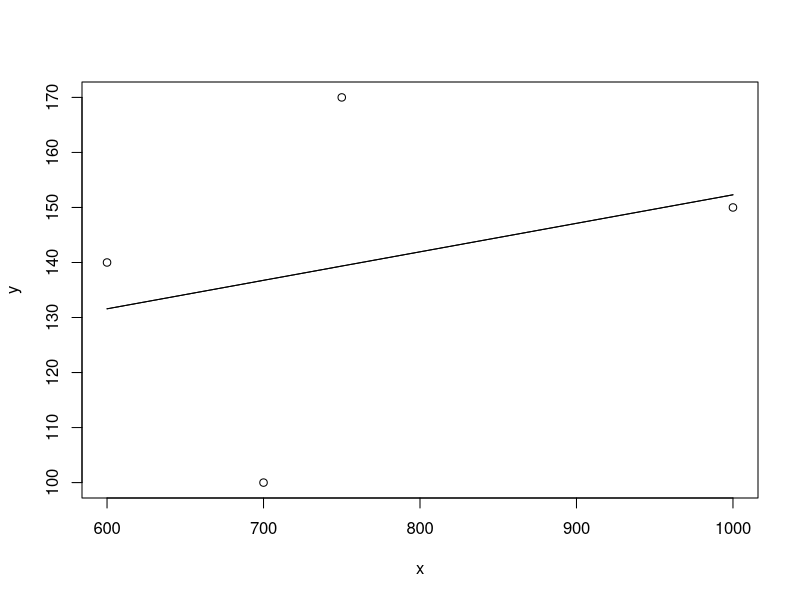

This chart was generated by the following R code:
data <- read.csv("4.csv", header=TRUE, sep=",")
x <- data$budget
y <- data$sales

x_mean <- mean(x)
y_mean <- mean(y)

num = sum((x - x_mean) * (y - y_mean))
dem = sum((x - x_mean) ^ 2)

b1 = num/dem
b0 = y_mean - b1 * x_mean

data$pred = b0 + b1 * x

rss = sum((y - data$pred) ^ 2)
tss = sum((y - y_mean) ^ 2)
rse = sqrt(rss/(nrow(data) - 2))
se = 1 -  (rss/tss)

model <- lm(y~x, data)
summary(model)

data$pred2 = predict(model, data.frame(x))

plot(x, y)
lines(x, data$pred)
lines(x, data$pred2)